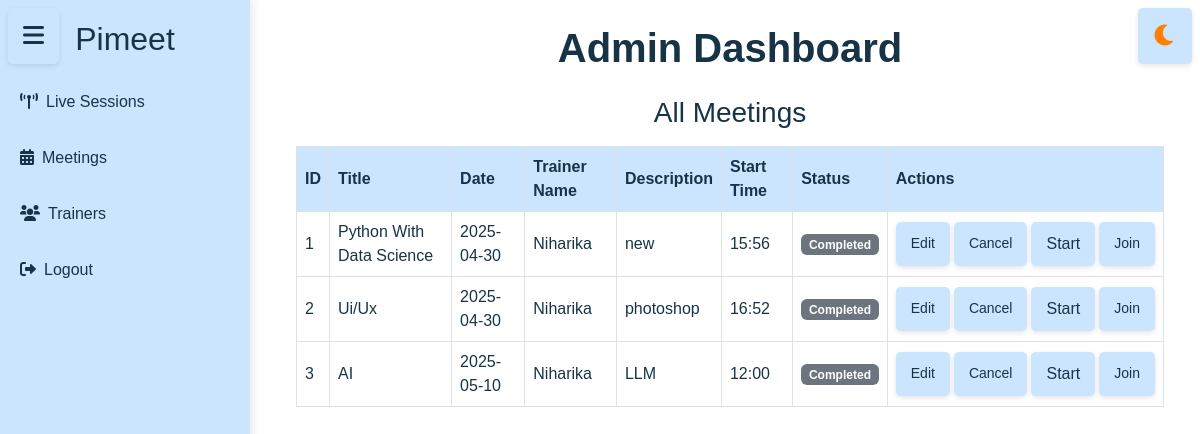
Before: /admin_dashboard with the older database file.
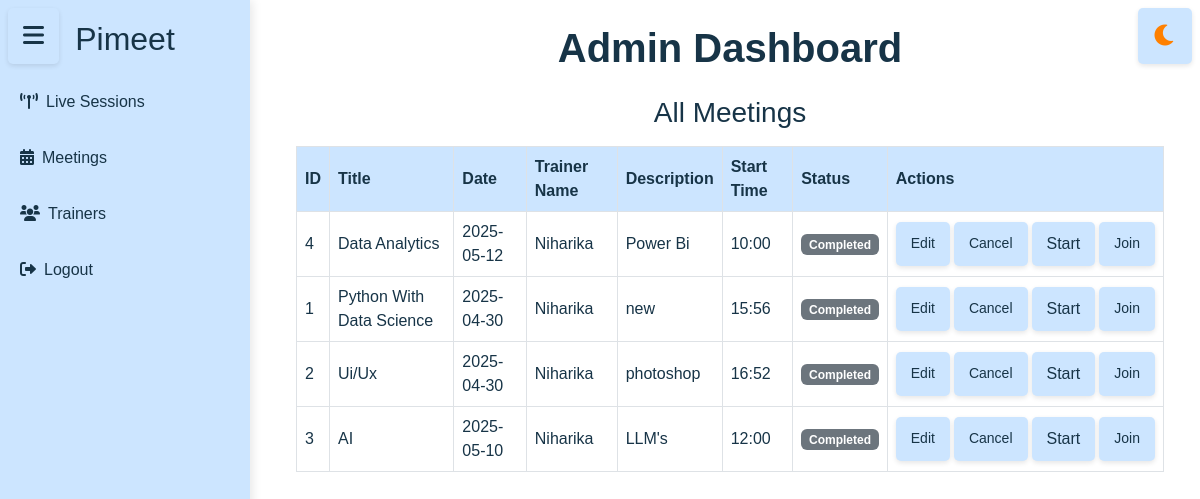
After: the same page with the newer database file.
### tables this page shows
CREATE TABLE meetings (

            id INTEGER PRIMARY KEY AUTOINCREMENT,
            title TEXT NOT NULL,
            date TEXT NOT NULL,
            time TEXT NOT NULL,
            description TEXT NOT NULL,
            trainer_id TEXT,
            meet_id TEXT UNIQUE,
            FOREIGN KEY (trainer_id) REFERENCES trainers(id)
        );

CREATE TABLE trainers (
    id TEXT PRIMARY KEY,
    trainer_id TEXT NOT NULL UNIQUE,
    name TEXT NOT NULL,
    email TEXT NOT NULL UNIQUE,
    mobile TEXT NOT NULL UNIQUE,
    status TEXT CHECK(status IN ('Active', 'Inactive')) NOT NULL,
    bio TEXT,
    profile_image BLOB
);

### app.py (the view)
@app.route('/admin_dashboard')
def admin_dashboard():
    session['user_type'] = 'admin'
    success, result = get_all_trainers_from_db()
    meetings=get_meet()
    if success:
        return render_template('admindashboard.html', trainers=result,meetings=meetings)
    else:
        return render_template('admindashboard.html', error=result)

### assign_trainer.py (called while the page is built)
def get_all_trainers_from_db():
    conn = get_db_connection()
    cursor = conn.cursor()
    try:
        cursor.execute('SELECT * FROM trainers')
        rows = cursor.fetchall()
        trainers = []
        for row in rows:
            trainers.append({
    'trainer_id': row[1],
    'name': row[2],
    'email': row[3],
    'mobile': row[4],
    'status': row[5],
    'bio': row[6],
})
        return True, trainers
    except Exception as e:
        return False, str(e)
    finally:
        conn.close()

### db.py (called while the page is built)
def get_db_connection():
    conn = sqlite3.connect(DATABASE)
    conn.row_factory = sqlite3.Row
    return conn

### templates/admindashboard.html (shortened to what this page needs)
<!DOCTYPE html>
<html lang="en">
<head>
    <link rel="stylesheet" href="https://cdnjs.cloudflare.com/ajax/libs/font-awesome/6.0.0/css/all.min.css">
    <link rel="stylesheet" href="https://cdnjs.cloudflare.com/ajax/libs/bootstrap/5.3.0/css/bootstrap.min.css">
    <link rel="stylesheet" href="{{ url_for('static', filename='css/admin_dashboard.css') }}">
</head>
<body class="light-mode">
    <button class="btn btn-outline-secondary sidebar-toggle position-fixed top-0 start-0 m-2" id="sidebarToggle">
        <i class="fas fa-bars"></i>
    </button>
    <button class="btn btn-outline-secondary theme-toggle position-fixed top-0 end-0 m-2" id="themeToggle">
        <i class="fas fa-moon"></i>
    </button>
<div class="toast-container position-fixed bottom-0 end-0 p-3">
  </div>
    <div class="sidebar " id="sidebar">
        <h2>Pimeet</h2>
        <a href="#" class="d-block my-2" onclick="showSection('live-sessions')">
    <i class="fas fa-broadcast-tower me-2"></i>Live Sessions
</a>
        <a href="#" class="d-block my-2" onclick="showSection('meetings')"><i class="fas fa-calendar-alt me-2"></i>Meetings</a>
        <a href="#" class="d-block my-2" onclick="showSection('trainers')"><i class="fas fa-users me-2"></i>Trainers</a>
        <a href="#" class="d-block my-2" onclick="handleLogout()" class="logout-link"><i class="fas fa-sign-out-alt me-2"></i>Logout</a>
    </div>
    <div class="content p-4 flex-grow-1" id="content">
        <div class="container-fluid">
            <h1 class="fw-bold mb-4 text-center">Admin Dashboard</h1>
        <div id="meetings">
            <div class="table-responsive">
                <h3 class="text-center mb-3">All Meetings</h3>
                <table class="table table-hover table-bordered align-middle">
                    <thead>
                        <tr>
                            <th>ID</th>
                            <th>Title</th>
                            <th>Date</th>
                            <th>Trainer Name</th>
                            <th>Description</th>
                            <th>Start Time</th>
                            <th>Status</th>
                            <th>Actions</th>
                        </tr>
                    </thead>
<tbody>
                        {% set all_meetings = meetings.upcoming + meetings.current + meetings.previous %}
                        {% for meeting in all_meetings %}
                          <tr>
                            <td>{{ meeting.id }}</td>
                            <td>{{ meeting.title }}</td>
                            <td>{{ meeting.date }}</td>
                            <td>{{ meeting.trainer_name}}</td>
                            <td>{{ meeting.description }}</td>
                            <td>{{ meeting.time }}</td>
                            <td>
                              {% if meeting.status == 'Scheduled' %}
                                <span class="badge bg-warning">Scheduled</span>
                              {% elif meeting.status == 'Ongoing' %}
                                <span class="badge bg-success">Ongoing</span>
                              {% else %}
                                <span class="badge bg-secondary">Completed</span>
                              {% endif %}
                            </td>
                            <td>
                              <div class="d-flex flex-nowrap gap-1 ">
                                <button class="btn btn-primary btn-sm"
                                  onclick="openEditModal('{{ meeting.id }}', '{{ meeting.title }}', '{{ meeting.date }}', '{{ meeting.time }}', '{{ meeting.description }}')"
                                  {% if meeting.status == 'Completed' %}disabled{% endif %}>
                                  Edit
                                </button>
                                <button class="btn btn-danger btn-sm"
                                  onclick="confirmCancel('{{ meeting.id }}')"
                                  {% if meeting.status == 'Completed' %}disabled{% endif %}>
                                  Cancel
                                </button>
                            <button
    onclick="window.location.href='{{ url_for('meeting_room', meeting_id=meeting.id) }}'"
    class="{% if meeting.status == 'Completed' %}disabled disabled-link{% endif %}">
    Start
</button>
                                <button
    onclick="window.location.href='{{ url_for('meeting_room', meeting_id=meeting.id) }}'"
    class="btn btn-info btn-sm {% if meeting.status == 'Completed' %}disabled disabled-link{% endif %}">
    Join
</button>
                              </div>
                            </td>
                          </tr>
                        {% endfor %}
                      </tbody>
                </table>
            </div>
        </div>
    </div>
</body>
</html>

### static/css/admin_dashboard.css (style rules this page uses)
body { background-color: #000000; font-family: 'Poppins', sans-serif; color: #a9a9a9; margin: 0; padding: 0; transition: background-color 0.3s ease; }
.toast-container { position: fixed; top: 20px; right: 20px; z-index: 1055; }
.sidebar { width: 250px; height: 100vh; background: #1a1a1a; padding-top: 20px; position: fixed; top: 0; left: 0; transition: transform 0.3s ease, background-color 0.3s ease; }
.sidebar h2 { color: #ffffff; text-align: center; margin-bottom: 20px; }
.sidebar a { display: block; padding: 12px 20px; color: #a9a9a9; text-decoration: none; transition: background 0.3s, color 0.3s; }
.content { margin-left: 260px; padding: 20px; transition: margin-left 0.3s ease; }
.sidebar-toggle { position: fixed; top: 15px; left: 20px; z-index: 999; background: none; border: none; padding: 8px; border-radius: 4px; font-size: 24px; color: #4a4a4a; cursor: pointer; transition: color 0.3s ease; }
.table th { background-color: #333333; color: #ffffff; vertical-align: middle; }
.table td { background-color: #1a1a1a; color: #a9a9a9; }
.light-mode { background-color: #ffffff; color: #173447; }
.light-mode .sidebar { background-color: #cce5ff; box-shadow: 2px 0 10px rgba(0, 0, 0, 0.1); }
.light-mode .sidebar h2 { color: #173447; }
.light-mode .sidebar a { color: #173447; }
.light-mode .content { color: #173447; }
.light-mode .table th { background-color: #cce5ff; color: #173447; }
.light-mode .table td { background-color: #ffffff; color: #173447; }
.light-mode .sidebar-toggle { color: #173447; }
.light-mode .theme-toggle { color: #ff8000; }
.light-mode button { background-color: #cce5ff; color: #173447; border: none; padding: 10px 15px; border-radius: 5px; cursor: pointer; transition: background-color 0.3s ease, color 0.3s ease, box-shadow 0.3s ease; box-shadow: 0 2px 5px rgba(0, 0, 0, 0.1); }
.theme-toggle { position: fixed; top: 15px; right: 60px; z-index: 1000; font-size: 24px; color: #4a4a4a; cursor: pointer; transition: color 0.3s ease; }
.theme-toggle { margin-top: 8px; margin-right: 20px; }
.theme-toggle, .profile-toggle { background: none; border: none; cursor: pointer; font-size: 1.5rem; color: #444; }

Changed rows visible on the page:
added meetings: id "4", title "Data Analytics", date "2025-05-12", trainer_name "Niharika", description "Power Bi", time "10:00"
changed meetings "AI": description "LLM" → "LLM's"
